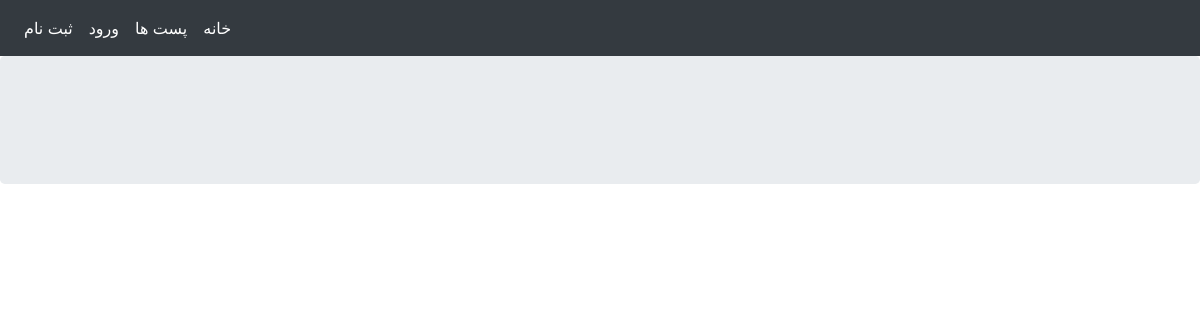
The app's page /all_posts/, older data.
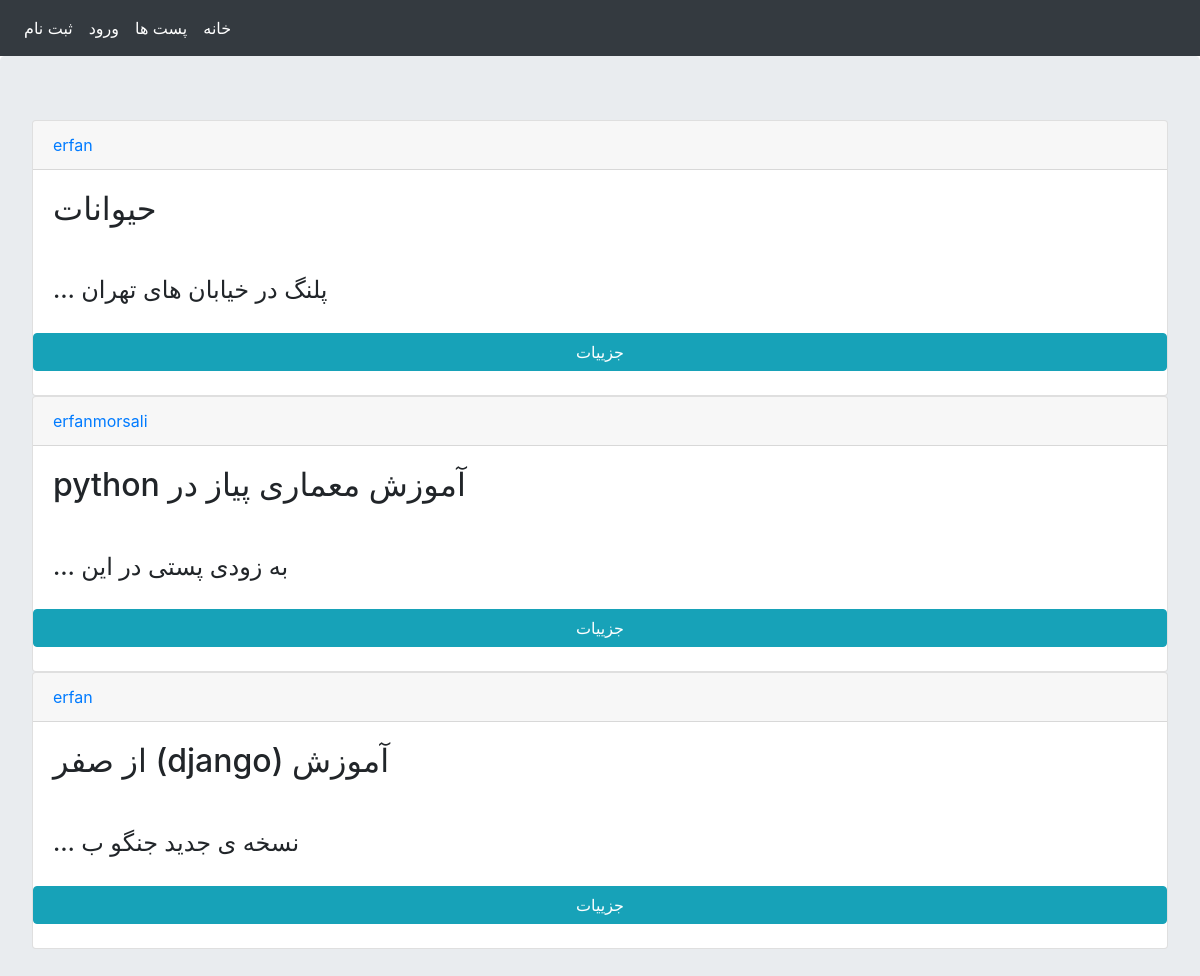
The same page, newer data.
### social_media_posts/models.py (models this page shows, shortened)
class Post(models.Model):
    user = models.ForeignKey(User, on_delete=models.CASCADE, verbose_name="کاربر")
    title = models.CharField(max_length=100, verbose_name="موضوع")
    body = models.TextField(verbose_name="متن پست")
    slug = models.SlugField(unique=True, allow_unicode=True, verbose_name='نام در url')
    created = models.DateTimeField(auto_now_add=True, verbose_name='تاریخ تبت پست')
    objects = PostManager()
    class Meta:
        verbose_name = "پست"
        verbose_name_plural = 'پست ها'
    def get_absolute_url(self):
        return reverse("posts:post_detail", args=[self.created.year, self.created.month, self.created.day, self.slug])

### social_media_posts/views.py (the view)
# urls.py: path("all_posts/", posts_page, name='posts_page'),
def posts_page(request):
    message = messages.get_messages(request)
    posts = Post.objects.order_by('-created').all()[:10]
    context = {
        "messages": message,
        "posts": posts,
    }
    return render(request, 'social_media_posts/all_posts.html', context)

### social_media_posts/templates/social_media_posts/all_posts.html (shortened to what this page needs)
{% extends 'shared/base.html' %}
{% block content %}
    {% for post in posts %}
        <div class="card">
            <a href="{% url 'accounts:user_dashboard' post.user.id %}"><p class="card-header">{{ post.user }}</p></a>
            <h2 class="card-body">
                {{ post.title }}
            </h2>
            <h4 class="card-body">
                {{ post.body |truncatewords:5 }}
            </h4>
            <a class="btn btn-info" href="{{ post.get_absolute_url }}">جزییات</a>
            <br>
        </div>
    {% endfor %}
{% endblock %}

Row changes from the older to the newer data that the page shows:
added Post: user "erfan", title "حیوانات", body "پلنگ در خیابان های تهران …"
added Post: user "erfanmorsali", title "آموزش معماری پیاز در python", body "به زودی پستی در این …"
added Post: user "erfan", title "آموزش (django) از صفر", body "نسخه ی جدید جنگو ب …"
